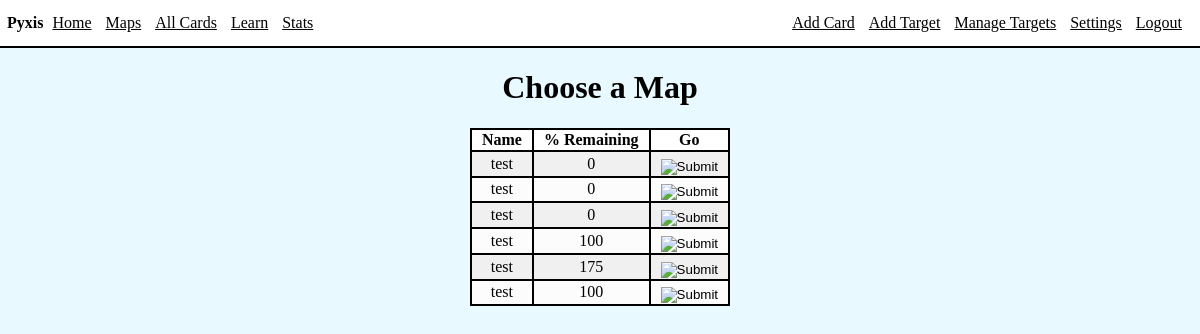
/selectMap (signed in), run on an earlier commit of the app's database.
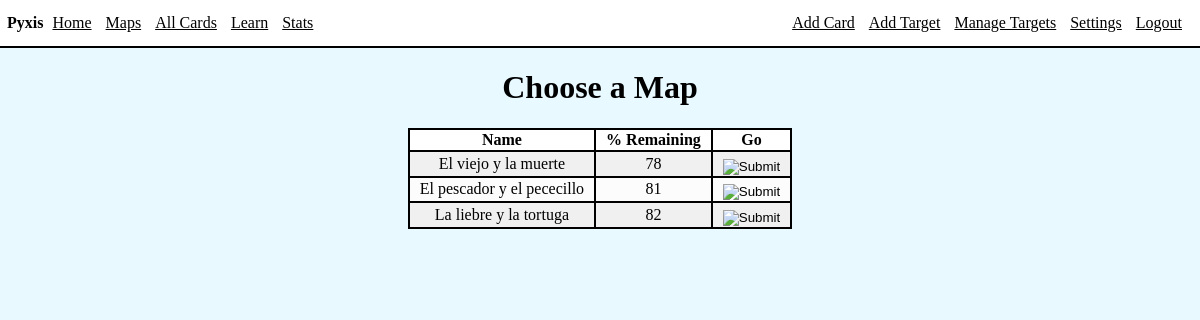
And on a later commit of the database.
### app/models.py (models this page shows, shortened)
class Target(db.Model):
    id = db.Column(db.Integer, index=True, primary_key=True)
    source = db.Column(db.String(100), index=True)
    content = db.Column(db.String(1000), index=True)
    category = db.Column(db.String(200), index=True)
    notes = db.Column(db.String(400), index=True)
    uniqueWordCount = db.Column(db.Integer)
    user_id = db.Column(db.Integer, db.ForeignKey('user.id'))
    temps = db.relationship("Temp", cascade="all,delete", backref='target')
    appearances =  db.relationship("Appearance", cascade="all,delete", backref='target')

### app/routes/maps.py (the view)
@bp.route('/selectMap')
@login_required
def selectMap():
    targets = Target.query.filter().all()
    maps = []
    for target in targets:
        stats = getStats(target.id)
        maps.append(stats)
    return render_template('maps/selectMap.html', title='Select Map', maps=maps)

### app/models.py (called while the page is built)
@login.user_loader
def load_user(id):
    return User.query.get(int(id))

### app/templates/maps/selectMap.html
{% extends 'base.html' %}
{% block content %}
<div class="int">
    <h1 class="cent">Choose a Map</h1>
    <table>
        <thead>
            <th>Name</th>
            <th>% Remaining</th>
            <th>Go</th>
        </thead>
        <tbody>
            {% for map in maps %}
            <tr>
                <td>{{ map[0].source }}</td>
                <td>{{ map[2] }}</td>
                <td>
                    <form action="{{ url_for('maps.map', target_id=map[0].id) }}">
                        <input type="image" class="btnimg" src="../static/images/go.jpg">
                    </form>
                </td>
            </tr>
            {% endfor %}
        </tbody>
    </table>
</div>
{% endblock %}

What changed in the data, as far as the page shows it:
removed Target: source "test", map "0"
removed Target: source "test", map "0"
removed Target: source "test", map "0"
removed Target: source "test", map "100"
removed Target: source "test", map "175"
removed Target: source "test", map "100"
added Target: source "El viejo y la muerte", map "78"
added Target: source "El pescador y el pececillo", map "81"
added Target: source "La liebre y la tortuga", map "82"
